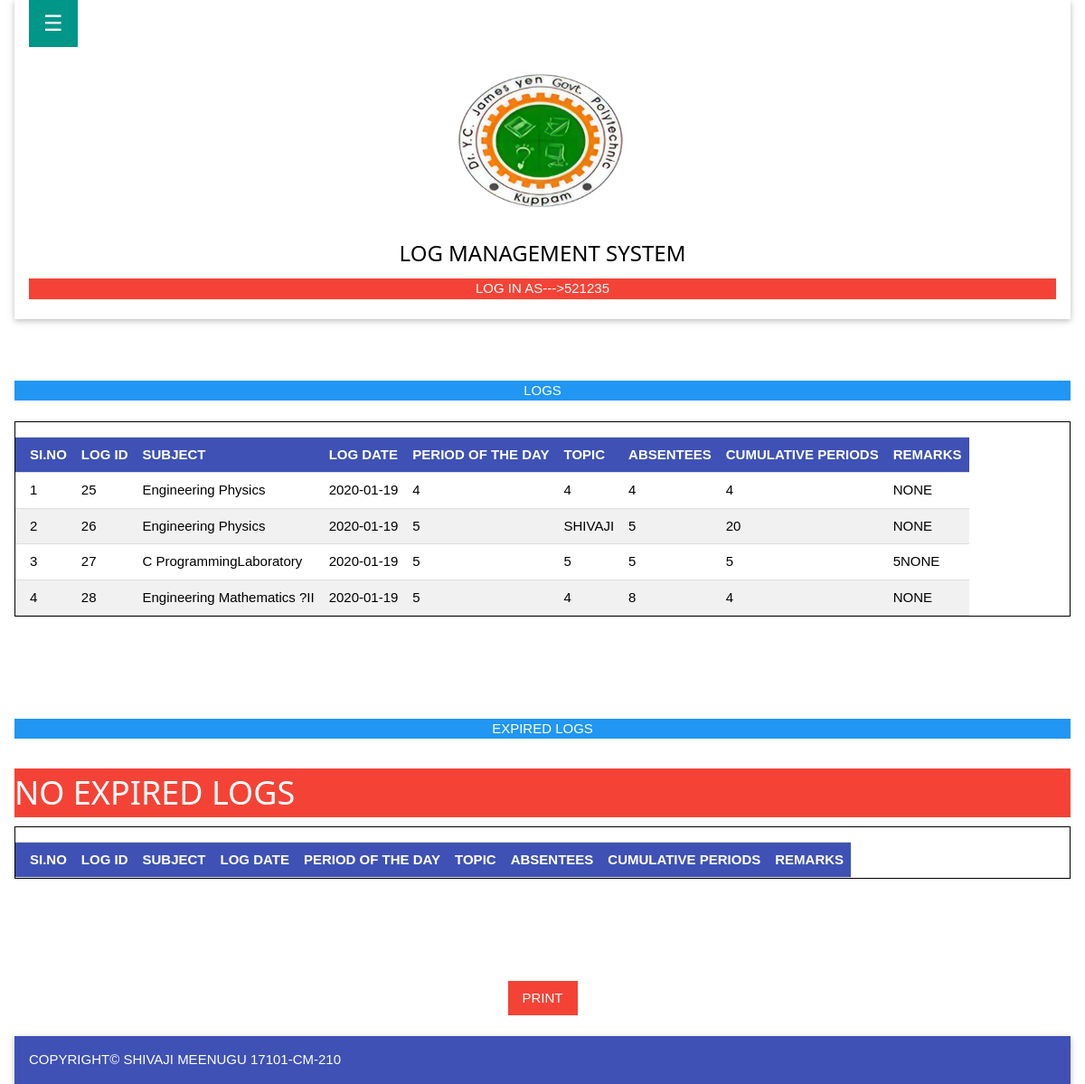
The page /letc/show.php (signed in) on the database its author committed.
### tables this page shows
CREATE TABLE `class_log` (
  `class_log_id` int(255) NOT NULL,
  `record_id` varchar(50) NOT NULL,
  `class_log_subject` text NOT NULL,
  `class_log_subject_code` varchar(50) NOT NULL,
  `letc_emp_id` varchar(50) NOT NULL,
  `class_log_date` date NOT NULL,
  `class_log_period_of_the_day` int(5) NOT NULL,
  `class_log_topic` text NOT NULL,
  `class_log_absentees` int(10) NOT NULL,
  `class_log_cumulative_periodes` float NOT NULL,
  `class_log_remarks` text NOT NULL,
  `class_log_type` varchar(50) NOT NULL,
  `class_log_leave_type` varchar(50) NOT NULL,
  `class_log_p_approve` varchar(50) NOT NULL DEFAULT '0',
  `class_log_h_approve` varchar(50) NOT NULL DEFAULT '0',
  `class_log_self_approve` tinyint(1) NOT NULL DEFAULT '0',
  `class_log_edit_flag` tinyint(1) NOT NULL DEFAULT '1',
  `class_log_todayornot` tinyint(1) NOT NULL DEFAULT '0',
  `letc_time_stamp` timestamp NOT NULL DEFAULT CURRENT_TIMESTAMP
);

### letc/show.php (the view, shortened to what this page needs)
<!DOCTYPE html>
<html>
<head>
<link rel="stylesheet" href="w3.css">
</head>
<body  >
<div class="w3-container w3-animate-right" id="main">
<?php include 'header.php';?>
<br/>
<?php
include 'db.php';
$emp_id=$_SESSION["letc_username"];
$count=1;
$query = "SELECT * FROM class_log where class_log_todayornot=1 and letc_emp_id='$emp_id'";
$result = mysqli_query( $con, $query);
echo '
<br/>
<br/>
<div class="w3-blue"><center>LOGS</center></div>
<br/>
	<table style="border-collapse: collapse; border: 1px solid black;" class="w3-responsive w3-table-all">
						<thead>
						<tr><th colspan="9"></th></tr>
					<tr class="w3-indigo">
<th>SI.NO</th>
<th>LOG ID</th>
<th>SUBJECT</th>
<th >LOG DATE</th>
<th >PERIOD OF THE DAY</th>
<th >TOPIC</th>
<th >ABSENTEES</th>
<th >CUMULATIVE PERIODS</th>
<th >REMARKS</th>
				</tr>
				</thead>
				<tbody>
				';
if(@mysqli_num_rows($result) > 0)
	{
while($row = mysqli_fetch_array($result))
	{
		echo'
			<tr class="w3-hover-grey ">';
			?>
<td align="center"><?php echo $count; ?></td>
<td align="center"><?php echo $row["class_log_id"]; ?></td>
<td align="center"><?php echo $row["class_log_subject"]; ?></td>
<td align="center"><?php echo $row["class_log_date"]; ?></td>
<td align="center"><?php echo $row["class_log_period_of_the_day"]; ?></td>
<td align="center"><?php echo $row["class_log_topic"]; ?></td>
<td align="center"><?php echo $row["class_log_absentees"]; ?></td>
<td align="center"><?php echo $row["class_log_cumulative_periodes"]; ?></td>
<td align="center"><?php echo $row["class_log_remarks"]; ?></td>
		</tr>
		<?php
		$count++;
	}
	}
else
{
	echo '<h1 class="w3-red">NO LOGS</h1>';
}
echo '</table><br/><br/>';
$count2=1;
$query2 = "SELECT * FROM class_log  where class_log_todayornot=0 and letc_emp_id='$emp_id'";
$result2 = mysqli_query( $con, $query2);
echo '
<br/>
<br/>
<br/>
<div class="w3-blue"><center>EXPIRED LOGS</center></div>
<br/>
	<table style="border-collapse: collapse; border: 1px solid black;" class="w3-responsive w3-table-all">
						<thead>
						<tr><th colspan="9"></th></tr>
					<tr class="w3-indigo">
<th>SI.NO</th>
<th>LOG ID</th>
<th>SUBJECT</th>
<th >LOG DATE</th>
<th >PERIOD OF THE DAY</th>
<th >TOPIC</th>
<th >ABSENTEES</th>
<th >CUMULATIVE PERIODS</th>
<th >REMARKS</th>
				</tr>
				</thead>
				<tbody>
				';
if(@mysqli_num_rows($result2) > 0)
	{
	echo '';
$row_span_flag2=1;
while($row2 = mysqli_fetch_array($result2))
	{
		echo'
			<tr class="w3-hover-grey ">';
			?>
<td align="center"><?php echo $count2; ?></td>
<td align="center"><?php echo $row2["class_log_id"]; ?></td>
<td align="center"><?php echo $row2["class_log_subject"]; ?></td>
<td align="center"><?php echo $row2["class_log_date"]; ?></td>
<td align="center"><?php echo $row2["class_log_period_of_the_day"]; ?></td>
<td align="center"><?php echo $row2["class_log_topic"]; ?></td>
<td align="center"><?php echo $row2["class_log_absentees"]; ?></td>
<td align="center"><?php echo $row2["class_log_cumulative_periodes"]; ?></td>
<td align="center"><?php echo $row2["class_log_remarks"]; ?></td>
		</tr>
		<?php
		$count2++;
	}
}
else
{
	echo '<h1 class="w3-red">NO EXPIRED LOGS</h1>';
}
?>
</tbody>
</table>
<br/><br/>
<br/><br/>
<br/>
<center><button class="w3-button w3-red" onclick="window.print()">PRINT</button></center>
<?php include 'footer.php';?>
 </body>
</html>

### letc/w3.css (style rules this page uses)
html { box-sizing:border-box }
*,*:before,*:after { box-sizing:inherit }
html { -ms-text-size-adjust:100%;-webkit-text-size-adjust:100% }
body { margin:0 }
button,input,select,textarea,optgroup { font:inherit;margin:0 }
button,input { overflow:visible }
button,select { text-transform:none }
button,[type=button],[type=reset],[type=submit] { -webkit-appearance:button }
html,body { font-family:Verdana,sans-serif;font-size:15px;line-height:1.5 }
html { overflow-x:hidden }
h1 { font-size:36px }
h1,h2,h3,h4,h5,h6 { font-family:"Segoe UI",Arial,sans-serif;font-weight:400;margin:10px 0 }
.w3-table,.w3-table-all { border-collapse:collapse;border-spacing:0;width:100%;display:table }
.w3-table-all { border:1px solid #ccc }
.w3-bordered tr,.w3-table-all tr { border-bottom:1px solid #ddd }
.w3-table-all tr:nth-child(odd) { background-color:#fff }
.w3-table-all tr:nth-child(even) { background-color:#f1f1f1 }
.w3-table td,.w3-table th,.w3-table-all td,.w3-table-all th { padding:8px 8px;display:table-cell;text-align:left;vertical-align:top }
.w3-table th:first-child,.w3-table td:first-child,.w3-table-all th:first-child,.w3-table-all td:first-child { padding-left:16px }
.w3-btn,.w3-button { border:none;display:inline-block;padding:8px 16px;vertical-align:middle;overflow:hidden;text-decoration:none;color:inherit;background-color:inherit;text-align:center;cursor:pointer;white-space:nowrap }
.w3-btn,.w3-button { -webkit-touch-callout:none;-webkit-user-select:none;-khtml-user-select:none;-moz-user-select:none;-ms-user-select:none;user-select:none }
.w3-main,#main { transition:margin-left .4s }
.w3-responsive { display:block;overflow-x:auto }
.w3-container:after,.w3-container:before,.w3-panel:after,.w3-panel:before,.w3-row:after,.w3-row:before,.w3-row-padding:after,.w3-row-padding:before, .w3-cell-row:before,.w3-cell-row:after,.w3-clear:after,.w3-clear:before,.w3-bar:before,.w3-bar:after { content:"";display:table;clear:both }
.w3-container,.w3-panel { padding:0.01em 16px }
.w3-animate-right { position:relative;animation:animateright 0.4s }
.w3-blue,.w3-hover-blue:hover { color:#fff!important;background-color:#2196F3!important }
.w3-indigo,.w3-hover-indigo:hover { color:#fff!important;background-color:#3f51b5!important }
.w3-red,.w3-hover-red:hover { color:#fff!important;background-color:#f44336!important }

### rows shown on the page
class_log: class_log_id "25", class_log_subject "Engineering Physics", class_log_date "2020-01-19", class_log_period_of_the_day "4", class_log_topic "4", class_log_absentees "4", class_log_cumulative_periodes "4", class_log_remarks "NONE"
class_log: class_log_id "26", class_log_subject "Engineering Physics", class_log_date "2020-01-19", class_log_period_of_the_day "5", class_log_topic "SHIVAJI", class_log_absentees "5", class_log_cumulative_periodes "20", class_log_remarks "NONE"
class_log: class_log_id "27", class_log_subject "C ProgrammingLaboratory", class_log_date "2020-01-19", class_log_period_of_the_day "5", class_log_topic "5", class_log_absentees "5", class_log_cumulative_periodes "5", class_log_remarks "5NONE"
class_log: class_log_id "28", class_log_subject "Engineering Mathematics ?II", class_log_date "2020-01-19", class_log_period_of_the_day "5", class_log_topic "4", class_log_absentees "8", class_log_cumulative_periodes "4", class_log_remarks "NONE"

### other values the page prints
$_SESSION["letc_username"] "521235"
